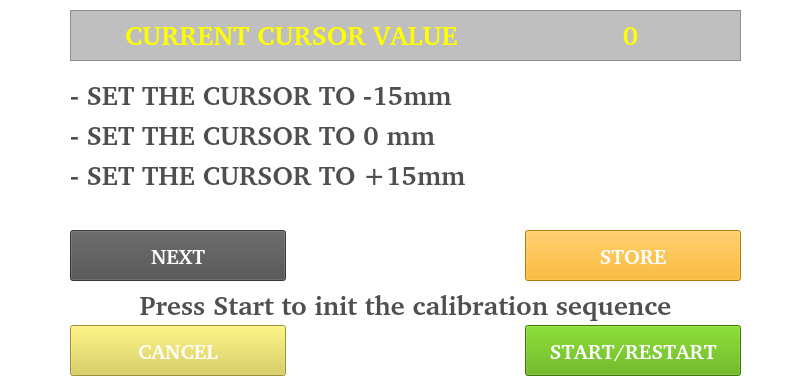
   <widget class="QFrame" name="CursorCalibrationFrame">
    <property name="geometry">
     <rect>
      <x>0</x>
      <y>100</y>
      <width>800</width>
      <height>380</height>
     </rect>
    </property>
    <property name="styleSheet">
     <string notr="true">background-color:rgb(0,0,0,0);
background-image:url(://transparent.png);
</string>
    </property>
    <property name="frameShape">
     <enum>QFrame::StyledPanel</enum>
    </property>
    <property name="frameShadow">
     <enum>QFrame::Raised</enum>
    </property>
    <widget class="QPushButton" name="CursorNextButton">
     <property name="geometry">
      <rect>
       <x>70</x>
       <y>230</y>
       <width>216</width>
       <height>51</height>
      </rect>
     </property>
     <property name="font">
      <font>
       <family>Bitstream Charter</family>
       <pointsize>16</pointsize>
       <weight>75</weight>
       <italic>false</italic>
       <bold>true</bold>
      </font>
     </property>
     <property name="styleSheet">
      <string notr="true">background-color: rgb(79, 79, 79);
color: rgb(255, 255, 255);</string>
     </property>
     <property name="text">
      <string>NEXT</string>
     </property>
    </widget>
    <widget class="QPushButton" name="CursorStartButton">
     <property name="geometry">
      <rect>
       <x>525</x>
       <y>325</y>
       <width>216</width>
       <height>51</height>
      </rect>
     </property>
     <property name="font">
      <font>
       <family>Bitstream Charter</family>
       <pointsize>16</pointsize>
       <weight>75</weight>
       <italic>false</italic>
       <bold>true</bold>
      </font>
     </property>
     <property name="styleSheet">
      <string notr="true">background-color: rgb(85, 170, 0);
color: rgb(255, 255, 255);</string>
     </property>
     <property name="text">
      <string>START/RESTART</string>
     </property>
    </widget>
    <widget class="QPushButton" name="CursorStoreButton">
     <property name="geometry">
      <rect>
       <x>525</x>
       <y>230</y>
       <width>216</width>
       <height>51</height>
      </rect>
     </property>
     <property name="font">
      <font>
       <family>Bitstream Charter</family>
       <pointsize>16</pointsize>
       <weight>75</weight>
       <italic>false</italic>
       <bold>true</bold>
      </font>
     </property>
     <property name="styleSheet">
      <string notr="true">background-color: rgb(255, 170, 0);
color: rgb(255, 255, 255);</string>
     </property>
     <property name="text">
      <string>STORE</string>
     </property>
    </widget>
    <widget class="QPushButton" name="CursorCancelButton">
     <property name="geometry">
      <rect>
       <x>70</x>
       <y>325</y>
       <width>216</width>
       <height>51</height>
      </rect>
     </property>
     <property name="font">
      <font>
       <family>Bitstream Charter</family>
       <pointsize>16</pointsize>
       <weight>75</weight>
       <italic>false</italic>
       <bold>true</bold>
      </font>
     </property>
     <property name="styleSheet">
      <string notr="true">background-color: rgb(217, 205, 72);
color: rgb(255, 255, 255);</string>
     </property>
     <property name="text">
      <string>CANCEL</string>
     </property>
    </widget>
    <widget class="QLabel" name="Cursor_M15_Label">
     <property name="geometry">
      <rect>
       <x>70</x>
       <y>75</y>
       <width>396</width>
       <height>41</height>
      </rect>
     </property>
     <property name="font">
      <font>
       <family>Bitstream Charter</family>
       <pointsize>20</pointsize>
       <weight>75</weight>
       <italic>false</italic>
       <bold>true</bold>
      </font>
     </property>
     <property name="styleSheet">
      <string notr="true">background-image:url(/transparent.png);
color: rgb(79, 79, 79);</string>
     </property>
     <property name="text">
      <string notr="true">- SET THE CURSOR TO -15mm</string>
     </property>
     <property name="alignment">
      <set>Qt::AlignLeading|Qt::AlignLeft|Qt::AlignVCenter</set>
     </property>
    </widget>
    <widget class="QLabel" name="Cursor_0_Label">
     <property name="geometry">
      <rect>
       <x>70</x>
       <y>115</y>
       <width>481</width>
       <height>41</height>
      </rect>
     </property>
     <property name="font">
      <font>
       <family>Bitstream Charter</family>
       <pointsize>20</pointsize>
       <weight>75</weight>
       <italic>false</italic>
       <bold>true</bold>
      </font>
     </property>
     <property name="styleSheet">
      <string notr="true">background-image:url(/transparent.png);
color: rgb(79, 79, 79);</string>
     </property>
     <property name="text">
      <string notr="true">- SET THE CURSOR TO 0 mm</string>
     </property>
     <property name="alignment">
      <set>Qt::AlignLeading|Qt::AlignLeft|Qt::AlignVCenter</set>
     </property>
    </widget>
    <widget class="QLabel" name="Cursor_P15_Label">
     <property name="geometry">
      <rect>
       <x>70</x>
       <y>155</y>
       <width>396</width>
       <height>41</height>
      </rect>
     </property>
     <property name="font">
      <font>
       <family>Bitstream Charter</family>
       <pointsize>20</pointsize>
       <weight>75</weight>
       <italic>false</italic>
       <bold>true</bold>
      </font>
     </property>
     <property name="styleSheet">
      <string notr="true">background-image:url(/transparent.png);
color: rgb(79, 79, 79);</string>
     </property>
     <property name="text">
      <string notr="true">- SET THE CURSOR TO +15mm</string>
     </property>
     <property name="alignment">
      <set>Qt::AlignLeading|Qt::AlignLeft|Qt::AlignVCenter</set>
     </property>
    </widget>
    <widget class="QFrame" name="cursor_M15_Ok">
     <property name="geometry">
      <rect>
       <x>610</x>
       <y>80</y>
       <width>41</width>
       <height>36</height>
      </rect>
     </property>
     <property name="styleSheet">
      <string notr="true">border-image: url(:/yes.png);</string>
     </property>
     <property name="frameShape">
      <enum>QFrame::StyledPanel</enum>
     </property>
     <property name="frameShadow">
      <enum>QFrame::Raised</enum>
     </property>
    </widget>
    <widget class="QFrame" name="cursor_0_Ok">
     <property name="geometry">
      <rect>
       <x>610</x>
       <y>120</y>
       <width>41</width>
       <height>36</height>
      </rect>
     </property>
     <property name="styleSheet">
      <string notr="true">border-image: url(:/yes.png);</string>
     </property>
     <property name="frameShape">
      <enum>QFrame::StyledPanel</enum>
     </property>
     <property name="frameShadow">
      <enum>QFrame::Raised</enum>
     </property>
    </widget>
    <widget class="QFrame" name="cursor_P15_Ok">
     <property name="geometry">
      <rect>
       <x>610</x>
       <y>160</y>
       <width>41</width>
       <height>36</height>
      </rect>
     </property>
     <property name="styleSheet">
      <string notr="true">border-image: url(:/yes.png);</string>
     </property>
     <property name="frameShape">
      <enum>QFrame::StyledPanel</enum>
     </property>
     <property name="frameShadow">
      <enum>QFrame::Raised</enum>
     </property>
    </widget>
    <widget class="QFrame" name="CursorValFrame">
     <property name="geometry">
      <rect>
       <x>70</x>
       <y>10</y>
       <width>671</width>
       <height>51</height>
      </rect>
     </property>
     <property name="styleSheet">
      <string notr="true">background-color: rgba(99, 99, 99, 105);</string>
     </property>
     <property name="frameShape">
      <enum>QFrame::StyledPanel</enum>
     </property>
     <property name="frameShadow">
      <enum>QFrame::Raised</enum>
     </property>
     <widget class="QLabel" name="cursorVal">
      <property name="geometry">
       <rect>
        <x>500</x>
        <y>5</y>
        <width>121</width>
        <height>41</height>
       </rect>
      </property>
      <property name="font">
       <font>
        <family>Bitstream Charter</family>
        <pointsize>20</pointsize>
        <weight>75</weight>
        <italic>false</italic>
        <bold>true</bold>
       </font>
      </property>
      <property name="styleSheet">
       <string notr="true">background-image:url(/transparent.png);
background-color: rgba(255, 255, 255, 0);
color: rgb(255, 255, 0);</string>
      </property>
      <property name="text">
       <string notr="true">0</string>
      </property>
      <property name="alignment">
       <set>Qt::AlignCenter</set>
      </property>
     </widget>
     <widget class="QLabel" name="CursorTitle">
      <property name="geometry">
       <rect>
        <x>55</x>
        <y>5</y>
        <width>356</width>
        <height>41</height>
       </rect>
      </property>
      <property name="font">
       <font>
        <family>Bitstream Charter</family>
        <pointsize>20</pointsize>
        <weight>75</weight>
        <italic>false</italic>
        <bold>true</bold>
       </font>
      </property>
      <property name="styleSheet">
       <string notr="true">background-image:url(/transparent.png);
background-color: rgba(255, 255, 255, 0);
color: rgb(255, 255, 0);</string>
      </property>
      <property name="text">
       <string notr="true">CURRENT CURSOR VALUE</string>
      </property>
      <property name="alignment">
       <set>Qt::AlignLeading|Qt::AlignLeft|Qt::AlignVCenter</set>
      </property>
     </widget>
    </widget>
    <widget class="QLabel" name="CursorStartLabel">
     <property name="geometry">
      <rect>
       <x>70</x>
       <y>285</y>
       <width>671</width>
       <height>41</height>
      </rect>
     </property>
     <property name="font">
      <font>
       <family>Bitstream Charter</family>
       <pointsize>20</pointsize>
       <weight>75</weight>
       <italic>false</italic>
       <bold>true</bold>
      </font>
     </property>
     <property name="styleSheet">
      <string notr="true">background-image:url(/transparent.png);
color: rgb(79, 79, 79);</string>
     </property>
     <property name="text">
      <string notr="true">Press Start to init the calibration sequence</string>
     </property>
     <property name="alignment">
      <set>Qt::AlignCenter</set>
     </property>
    </widget>
   </widget>
